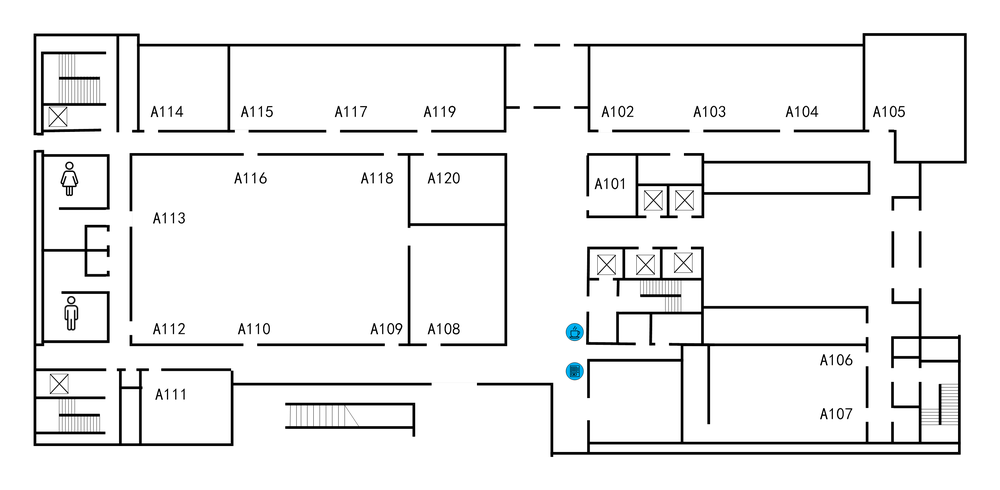
#> input picture NMB_Map/src/algorithm/map/A1.png, 1000 x 490 px, shrunk from 3025 x 1482 before the run; its folder holds only this picture in this run
$ python mapTransfomer.py
#> lines starting #> are read from the running program, lines starting #| are printed output that depends on the picture
import os
from PIL import Image


def process_image(input_path, output_path):
    # 打开图片
#> called with input_path = '../map/A1.png', output_path = '../map/./A1.png'
    with Image.open(input_path) as img:
        # 处理透明背景
#> img is the input picture: PIL image 1000x490 RGB; mean R, G, B 238.7, 238.9, 238.9
        if img.mode in ('RGBA', 'LA'):
            # 创建白色背景并合并
            background = Image.new('RGB', img.size, (255, 255, 255))
            background.paste(img, mask=img.split()[-1])  # 使用alpha通道作为蒙版
            img = background
        else:
            # 确保转换为RGB（例如处理P模式图像）
            img = img.convert('RGB')

        # 计算新尺寸
        new_width = img.width + 200
#> new_width = 1200
        new_height = img.height + 200
#> new_height = 690

        # 创建新图像（白色背景）
        new_img = Image.new('RGB', (new_width, new_height), (255, 255, 255))
#> new_img: PIL image 1200x690 RGB; every value is 255

        # 计算粘贴位置（居中）
        paste_position = (
            (new_width - img.width) // 2,
            (new_height - img.height) // 2
        )
#> paste_position = (100, 100)

        # 粘贴原图到新图像
        new_img.paste(img, paste_position)
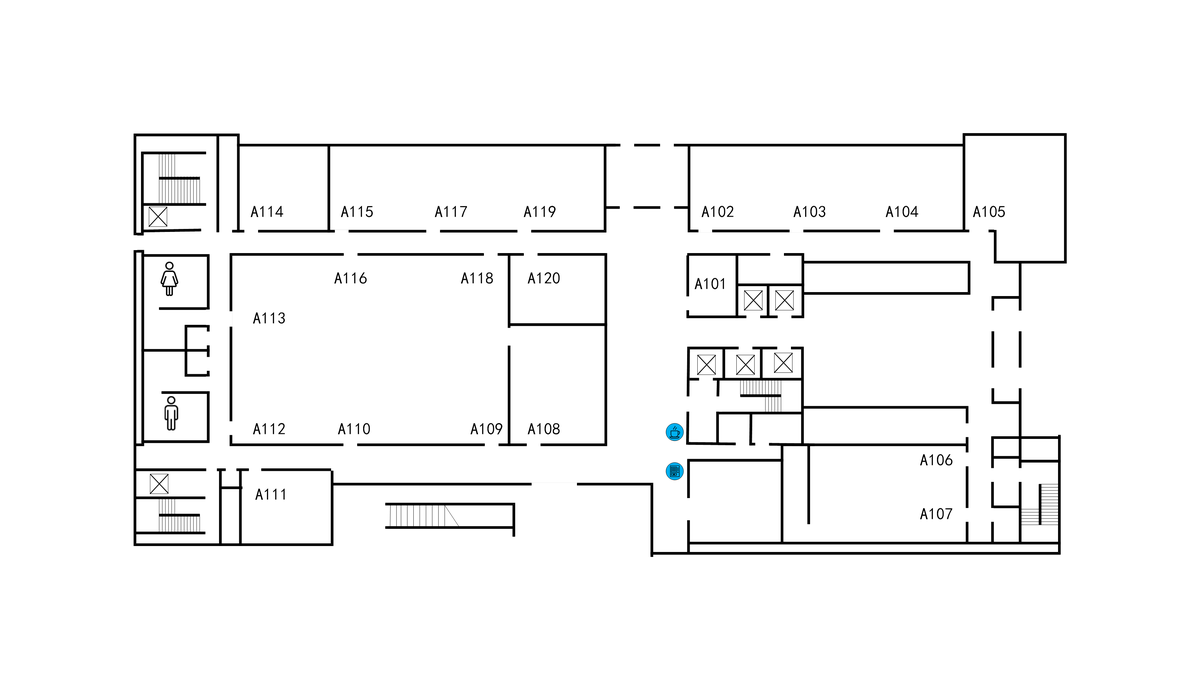
#> new_img: PIL image 1200x690 RGB; mean R, G, B 245.4, 245.5, 245.5

        # 保持原始格式保存（根据输出路径的扩展名）
        new_img.save(output_path)


def process_directory(source_dir, target_dir):
    # 支持的图片扩展名
    valid_extensions = ('.jpg', '.jpeg', '.png', '.gif', '.bmp', '.webp')

    for root, dirs, files in os.walk(source_dir):
        # 计算相对路径
        relative_path = os.path.relpath(root, source_dir)
        dest_dir = os.path.join(target_dir, relative_path)

        # 创建目标目录
        os.makedirs(dest_dir, exist_ok=True)

        for file in files:
            # 检查文件扩展名
            ext = os.path.splitext(file)[1].lower()
            if ext in valid_extensions:
                input_path = os.path.join(root, file)
                output_path = os.path.join(dest_dir, file)

                try:
                    process_image(input_path, output_path)
                    print(f"成功处理: {input_path}")
                except Exception as e:
                    print(f"处理失败 {input_path}: {str(e)}")


if __name__ == "__main__":
    import sys

    source_dir = "../map"
    target_dir = "../map"

    if not os.path.exists(source_dir):
        print(f"错误: 源目录不存在 {source_dir}")
        sys.exit(1)

    process_directory(source_dir, target_dir)
    print("处理完成！")

$ run again, on NMB_Map/src/algorithm/map/A5.png
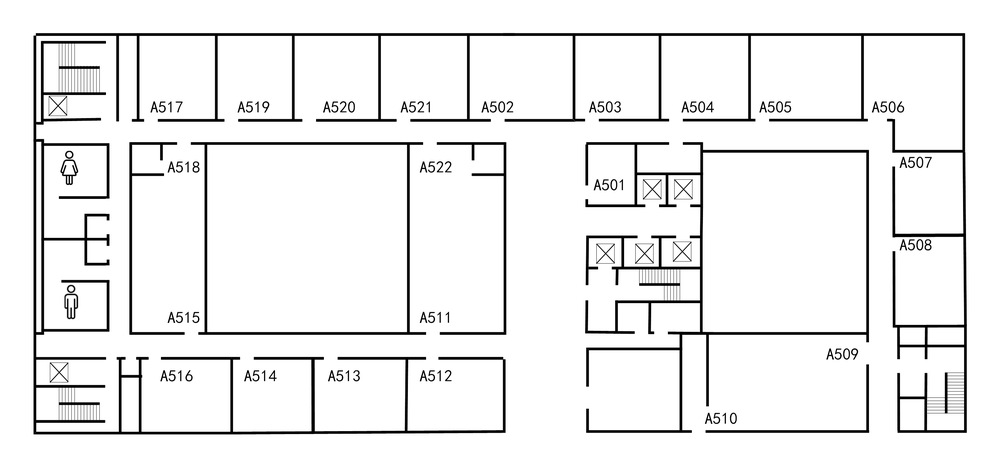
#> input picture NMB_Map/src/algorithm/map/A5.png, 1000 x 473 px, shrunk from 3030 x 1434 before the run
#> in process_image, img is the input picture: PIL image 1000x473 RGB; min 0, max 255, mean 237.9
#> in process_image, `new_img.paste(img, paste_position)`:
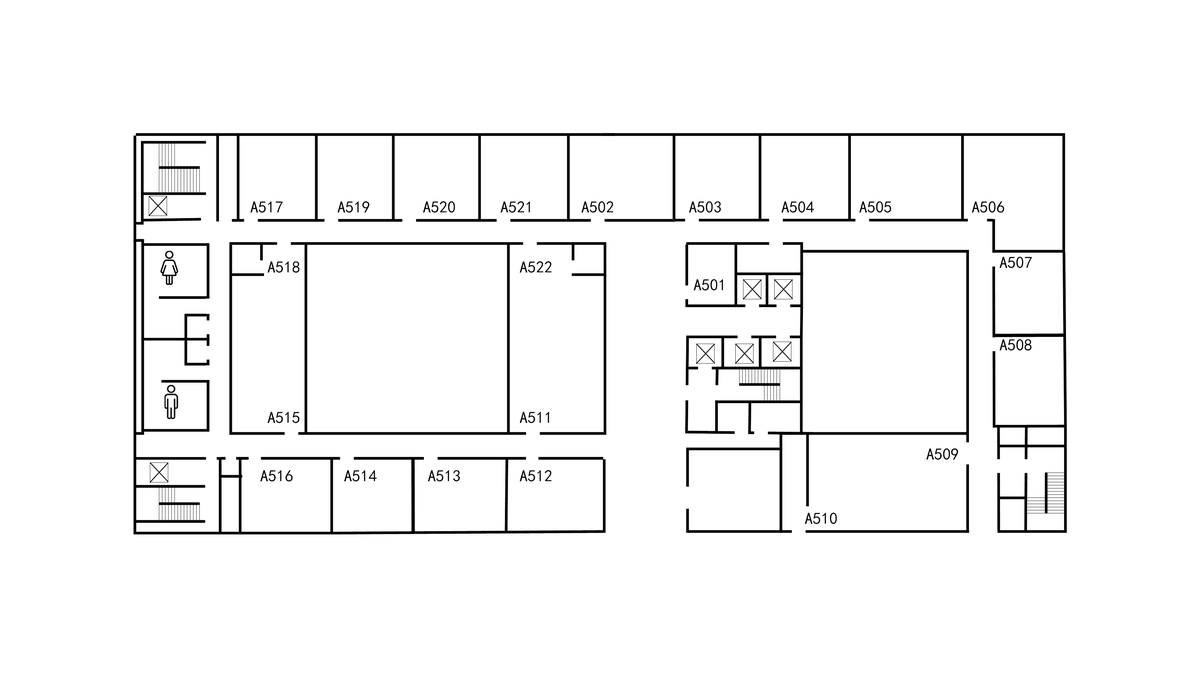
#> new_img: PIL image 1200x673 RGB; min 0, max 255, mean 245

$ run again, on NMB_Map/src/algorithm/map/B1.png
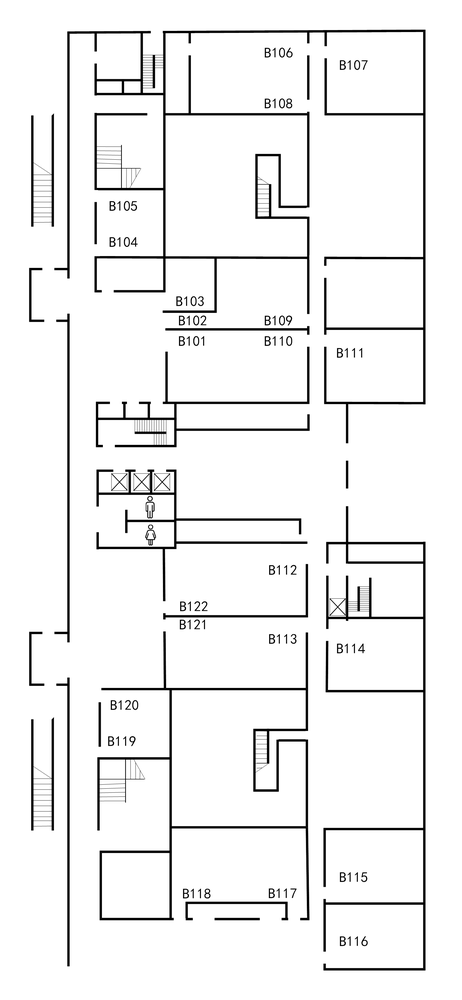
#> input picture NMB_Map/src/algorithm/map/B1.png, 462 x 1000 px, shrunk from 1599 x 3464 before the run
#> in process_image, img is the input picture: PIL image 462x1000 RGBA; mean R, G, B, A 240.9, 240.9, 240.9, 255
#> in process_image, `new_img.paste(img, paste_position)`:
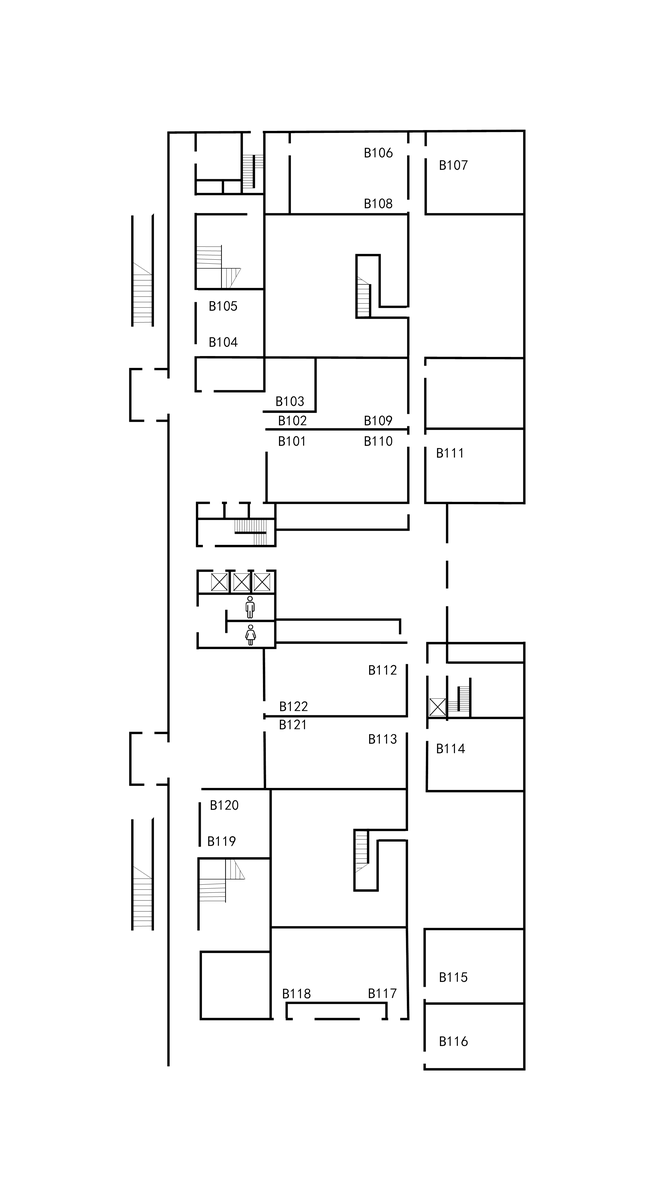
#> new_img: PIL image 662x1200 RGB; min 0, max 255, mean 246.8

$ run again, on NMB_Map/src/algorithm/map/B2.png
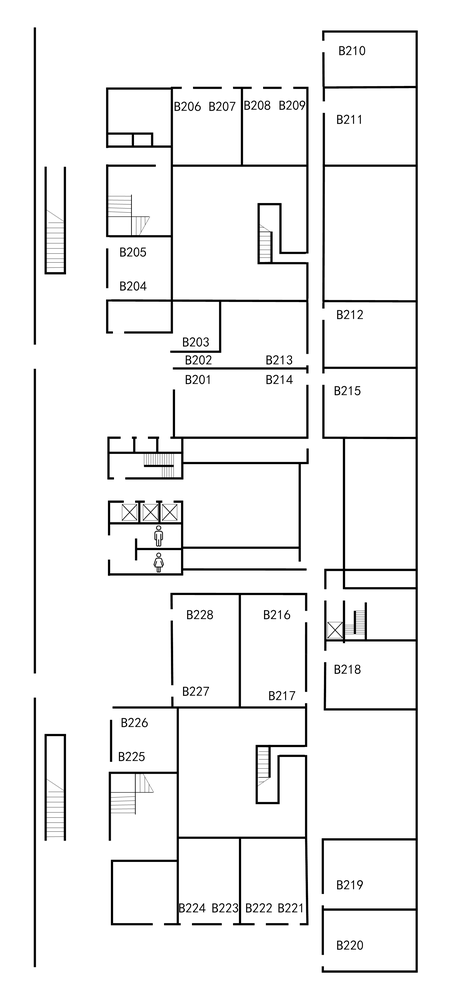
#> input picture NMB_Map/src/algorithm/map/B2.png, 452 x 1000 px, shrunk from 1663 x 3679 before the run
#> in process_image, img is the input picture: PIL image 452x1000 RGBA; mean R, G, B, A 241.2, 241.2, 241.2, 255
#> in process_image, `new_img.paste(img, paste_position)`:
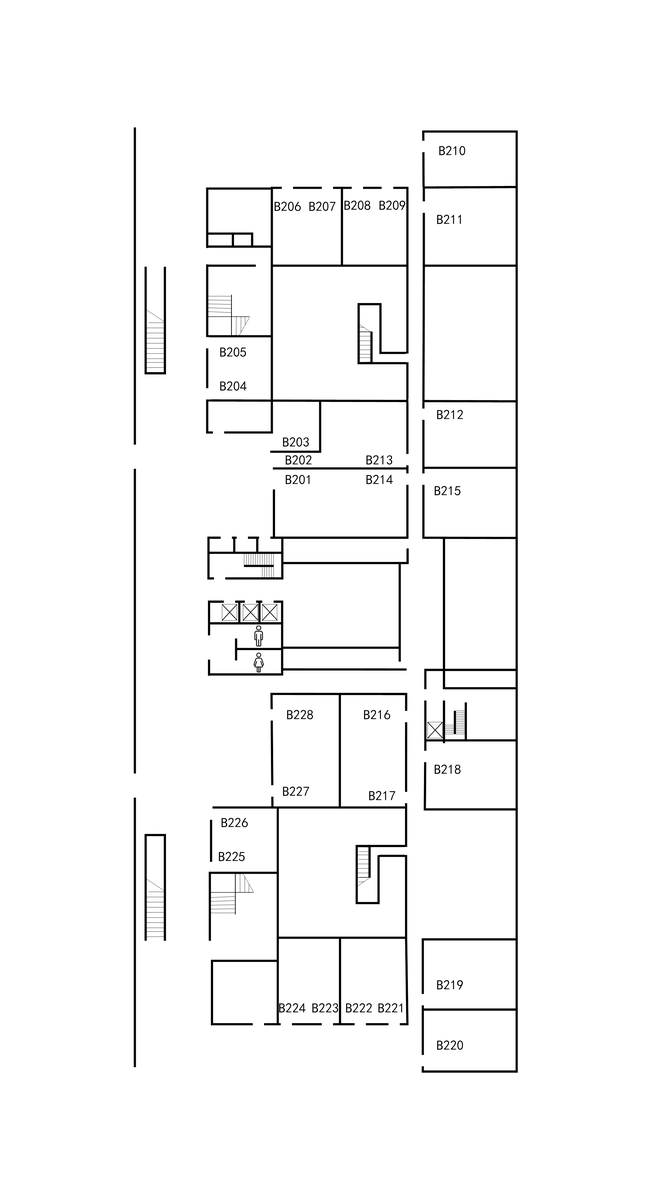
#> new_img: PIL image 652x1200 RGB; min 0, max 255, mean 247.1

$ run again, on NMB_Map/src/algorithm/map/A2.png
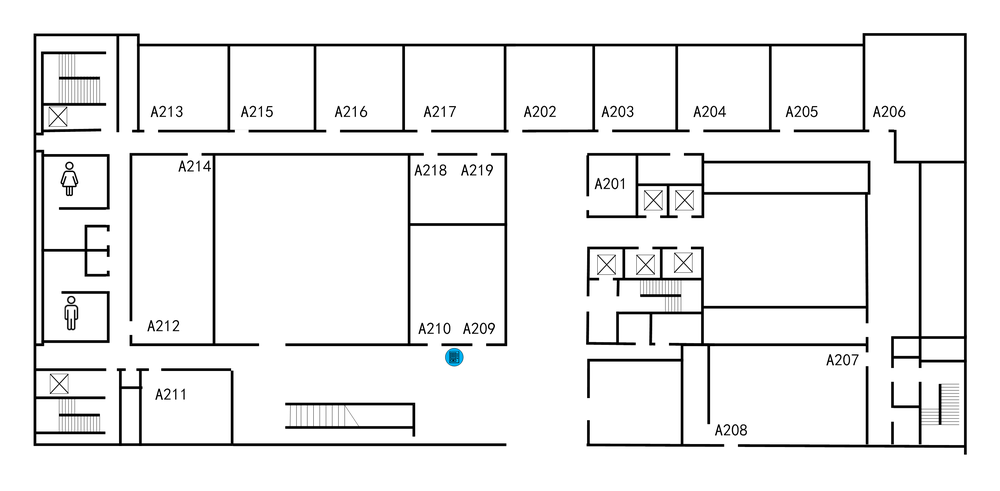
#> input picture NMB_Map/src/algorithm/map/A2.png, 1000 x 491 px, shrunk from 3025 x 1485 before the run
#> in process_image, img is the input picture: PIL image 1000x491 RGB; mean R, G, B 238.3, 238.4, 238.4
#> in process_image, `new_img.paste(img, paste_position)`:
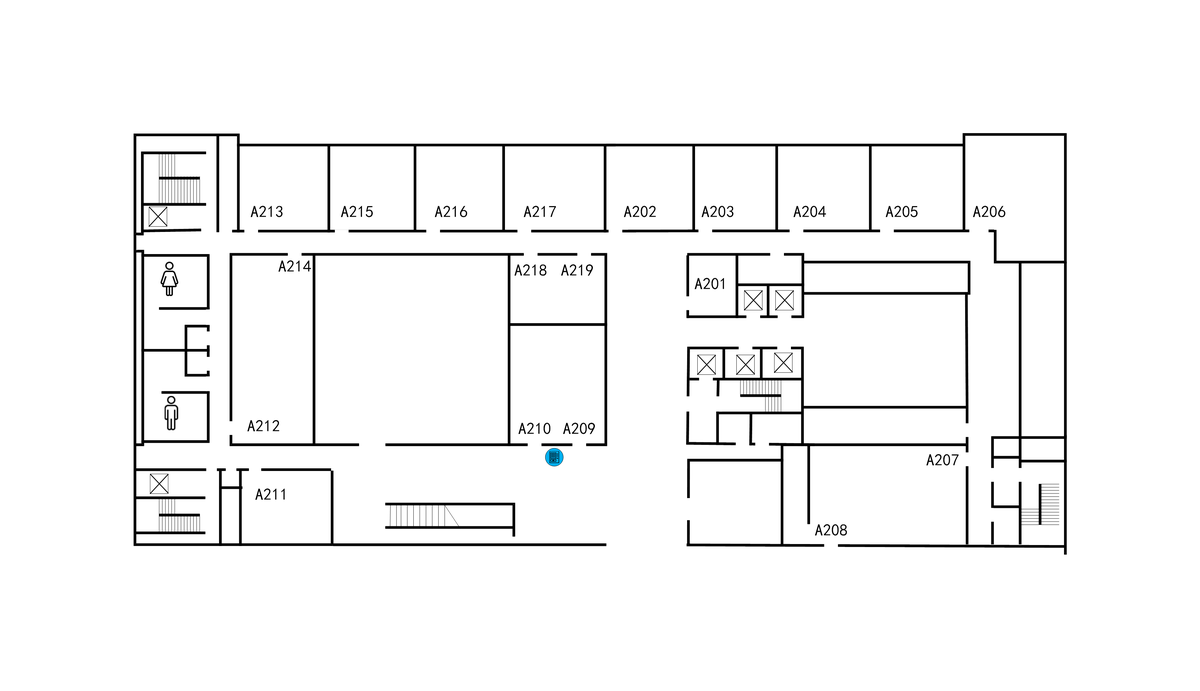
#> new_img: PIL image 1200x691 RGB; mean R, G, B 245.1, 245.2, 245.2
